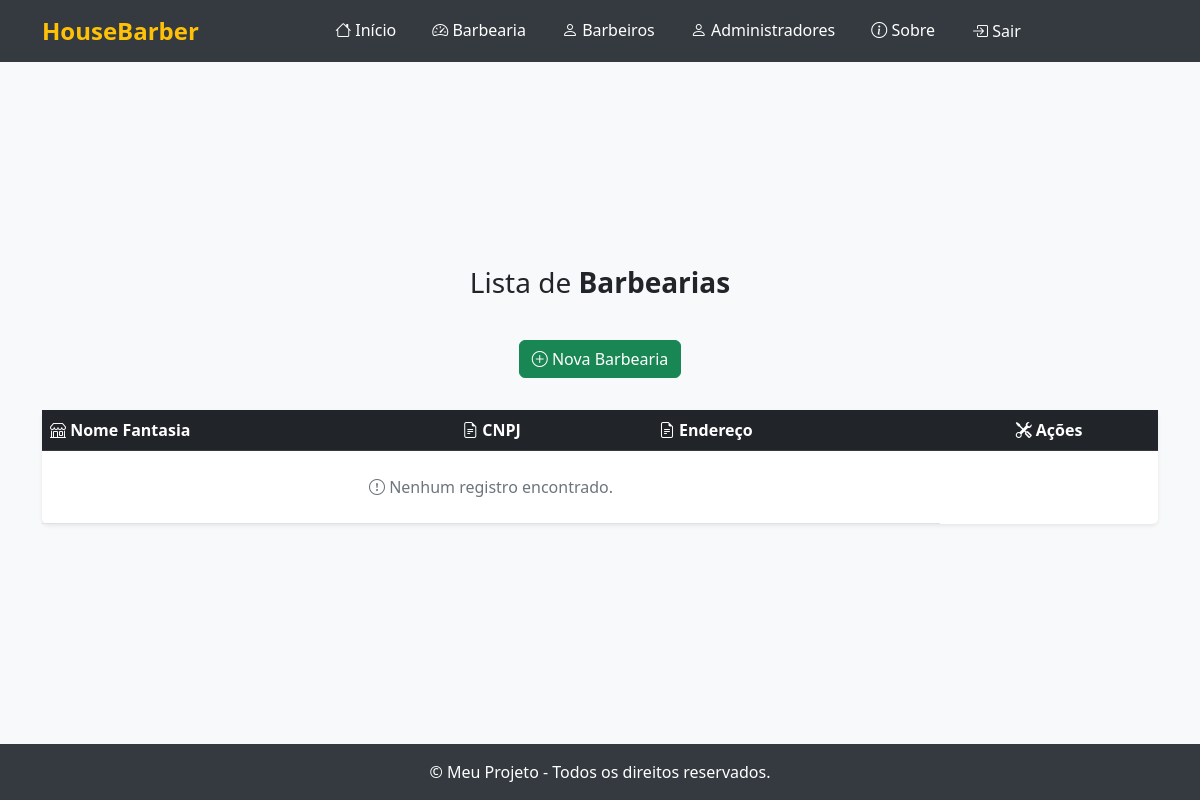
/listar/barbearias/ (signed in), run on an earlier commit of the app's database.
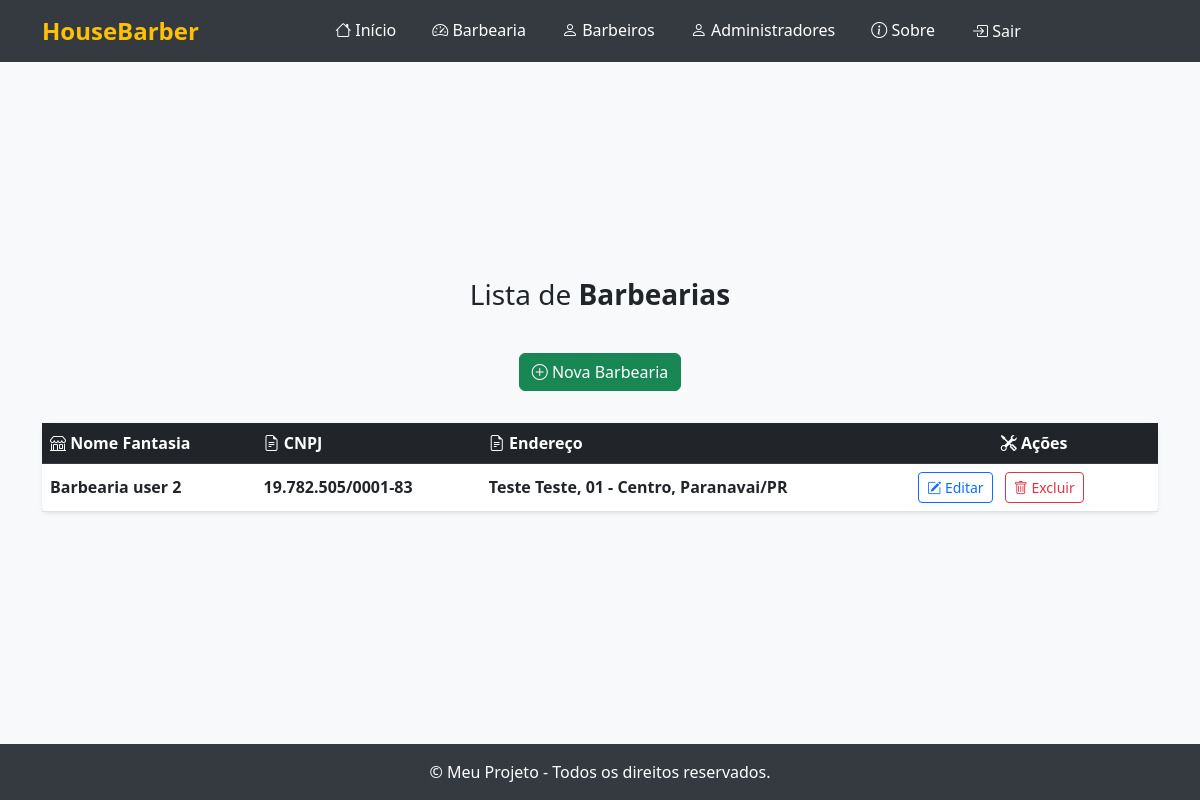
And on a later commit of the database.
### cadastros/models.py (models this page shows, shortened)
class Barbearia(models.Model):
    nome_fantasia = models.CharField(max_length=255, help_text="Nome fantasia da barbearia")
    razao_social = models.CharField(max_length=255, help_text="Razão social da barbearia")
    cnpj = models.CharField(max_length=18, help_text="CNPJ da barbearia")
    telefone = models.CharField(max_length=20, help_text="Telefone de contato da barbearia")
    email = models.EmailField(help_text="E-mail da barbearia")
    endereco = models.OneToOneField(Endereco, on_delete=models.CASCADE, related_name='barbearia', help_text="Endereço da barbearia")
    usuario = models.ForeignKey(User, on_delete=models.CASCADE, related_name='usuario_barbearia', help_text="Usuário responsável pela barbearia")

class Endereco(models.Model):
    rua = models.CharField(max_length=255, help_text="Nome da rua do endereço")
    numero = models.CharField(max_length=20, help_text="Número do endereço")
    complemento = models.CharField(max_length=255, blank=True, null=True, help_text="Complemento do endereço (opcional)")
    bairro = models.CharField(max_length=100, help_text="Bairro do endereço")
    cidade = models.CharField(max_length=100, help_text="Cidade do endereço")
    estado = models.CharField(max_length=2, help_text="UF do estado (ex: SP, RJ)")
    cep = models.CharField(max_length=10, help_text="CEP do endereço")
    usuario = models.ForeignKey(User, on_delete=models.CASCADE, related_name='usuario_endereco', help_text="Usuário responsável pelo endereço")
    def __str__(self):
        return f"{self.rua}, {self.numero} - {self.bairro}, {self.cidade}/{self.estado}"

### cadastros/views.py (the view)
# urls.py: path('listar/barbearias/', BarbeariaListView.as_view(), name='barbearia-lista' ),
class BarbeariaListView(LoginRequiredMixin, ListView):
    login_url = reverse_lazy('login')
    model = Barbearia
    template_name = 'listas/barbearia.html'
    context_object_name = 'barbearias'
    def get_queryset(self):
        return Barbearia.objects.filter(usuario=self.request.user)

### cadastros/templates/listas/barbearia.html (shortened to what this page needs)
{% extends "paginas/modelo.html" %}
{% block conteudo %}
<h3>
    Lista de <b>Barbearias</b>
</h3>
<div class="d-flex justify-content-center mb-3">
    <a class="btn btn-success mb-3" href="{% url 'cadastrar-barbearia' %}">
        <i class="bi bi-plus-circle"></i> Nova Barbearia
    </a>
</div>
<table class="table table-hover align-middle shadow-sm rounded bg-white">
    <thead class="table-dark">
        <tr>
            <th scope="col"><i class="bi bi-shop"></i> Nome Fantasia</th>
            <th scope="col"><i class="bi bi-file-earmark-text"></i> CNPJ</th>
            <th scope="col"><i class="bi bi-file-earmark-text"></i> Endereço</th>
            <th scope="col" class="text-center"><i class="bi bi-tools"></i> Ações</th>
        </tr>
    </thead>
    <tbody>
        {% for object in object_list %}
            <tr>
                <td class="fw-semibold">{{ object.nome_fantasia }}</td>
                <td class="fw-semibold">{{ object.cnpj }}</td>
                <td class="fw-semibold">{{ object.endereco }}</td>
                <td>
                    <a class="btn btn-outline-primary btn-sm me-2" href="{% url 'editar-barbearia' object.pk  %}">
                        <i class="bi bi-pencil-square"></i> Editar
                    </a>
                    <a class="btn btn-outline-danger btn-sm" href="{% url 'excluir-barbearia' object.pk  %}">
                        <i class="bi bi-trash"></i> Excluir
                    </a>
                </td>
            </tr>
        {% empty %}
            <tr>
                <td colspan="3" class="text-center text-muted py-4">
                    <i class="bi bi-exclamation-circle"></i> Nenhum registro encontrado.
                </td>
            </tr>
        {% endfor %}
    </tbody>
</table>
{% endblock %}

What changed in the data, as far as the page shows it:
added Barbearia: nome_fantasia "Barbearia user 2", cnpj "19.782.505/0001-83", endereco "Teste Teste, 01 - Centro, Paranavai/PR"
Also different on the page:
text no longer shown: "Nenhum registro encontrado."
